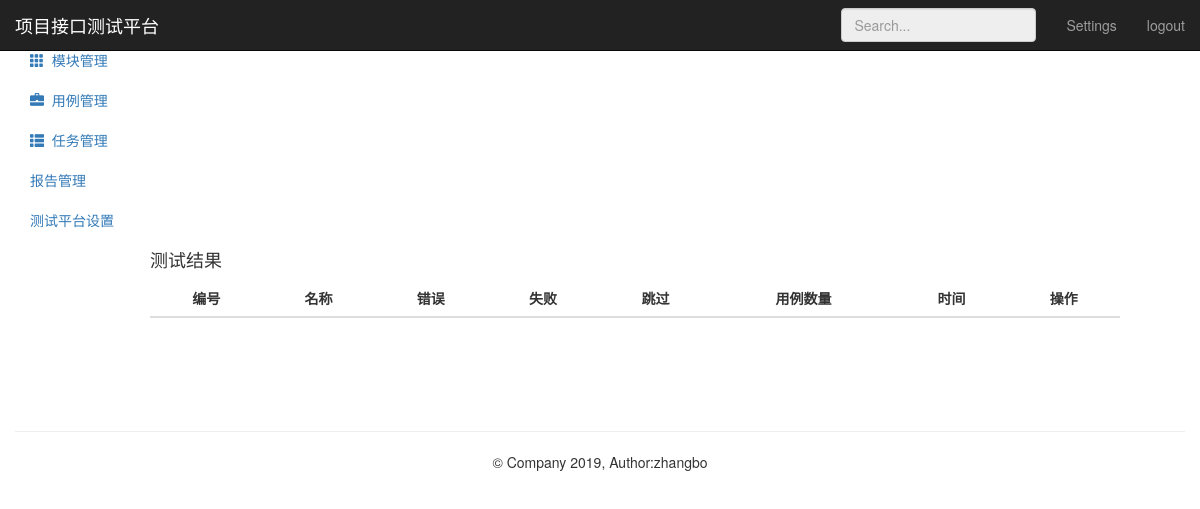
Before: /testtask/result/14/ (signed in) with the older database file.
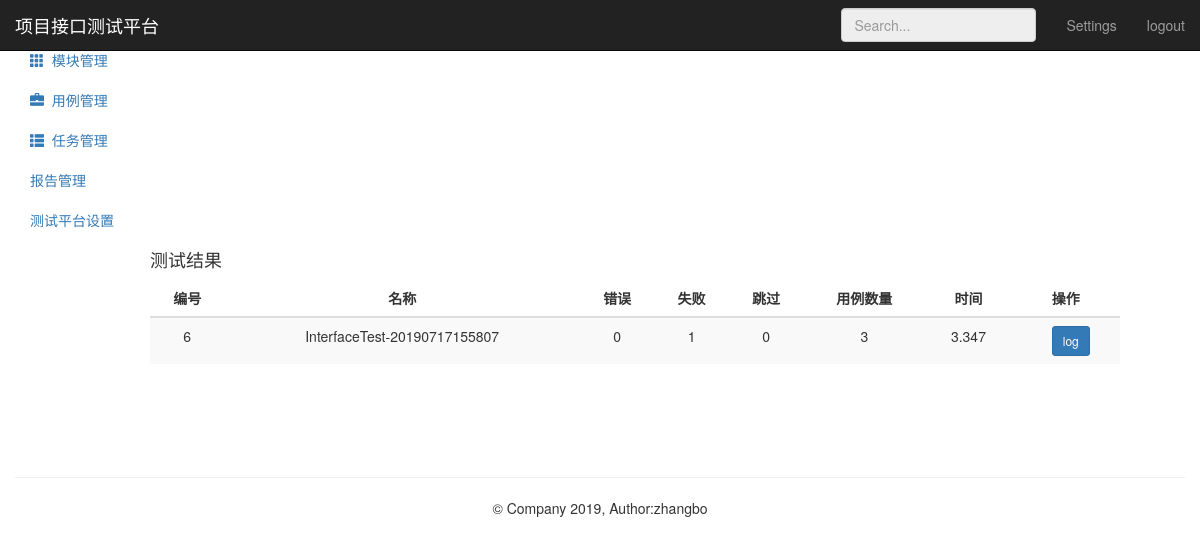
After: the same page with the newer database file.
### testtask_app/models.py (models this page shows, shortened)
class TestResult(models.Model):
      name = models.CharField("名称",max_length=100,blank=False,default="")
      task = models.ForeignKey(TestTask,on_delete=models.CASCADE)
      error = models.IntegerField("错误用例")
      failure = models.IntegerField("失败用例")
      skipped = models.IntegerField("跳过用例")
      tests = models.IntegerField("总用例数")
      run_time = models.FloatField("运行时长")
      result = models.TextField("详情",default="")
      create_time = models.DateTimeField("创建时间",auto_now_add=True)

### testtask_app/views.py (the view)
# urls.py: path('result/<int:tid>/',views.result),
@login_required
def result(request,tid):
    results = TestResult.objects.filter(task_id=tid).order_by("-name")
    return render(request,"task_result.html",{"type":"result","results":results})

### templates/task_result.html (shortened to what this page needs)
{% extends "task_list.html" %}
{% block taskresult %}
<div>
    <h4 class="sub-header">测试结果</h4>
    <div class="table-responsive op">
        <table class="table table-striped">
            <thead>
                <tr>
                    <th class="op">编号</th>
                    <th class="op">名称</th>
                    <th class="op">错误</th>
                    <th class="op">失败 </th>
                    <th class="op">跳过</th>
                    <th class="op">用例数量</th>
                    <th class="op">时间</th>
                    <th class="op">操作</th>
                </tr>
            </thead>
            <tbody>
                {% for r in results %}
                <tr>
                    <td>{{ r.id }}</td>
                    <td>{{ r.name }}</td>
                    <td>{{ r.error }}</td>
                    <td>{{ r.failure }}</td>
                    <td>{{ r.skipped }}</td>
                    <td>{{ r.tests }}</td>
                    <td>{{ r.run_time }}</td>
                    <td>
                        <div style="margin-left:10px;">
                            <button class="btn btn-primary btn-sm"
                                    data-toggle="modal"
                                    data-target="#myModal"
                                    onclick="SeeLog('{{ r.id }}')">log
                            </button>
                        </div>
                    </td>
                </tr>
                {% endfor %}
            </tbody>
        </table>
    </div>
</div>
{% endblock %}

Changed rows visible on the page:
added TestResult: id "6", name "InterfaceTest-20190717155807", error "0", failure "1", skipped "0", tests "3", run_time "3.347"
